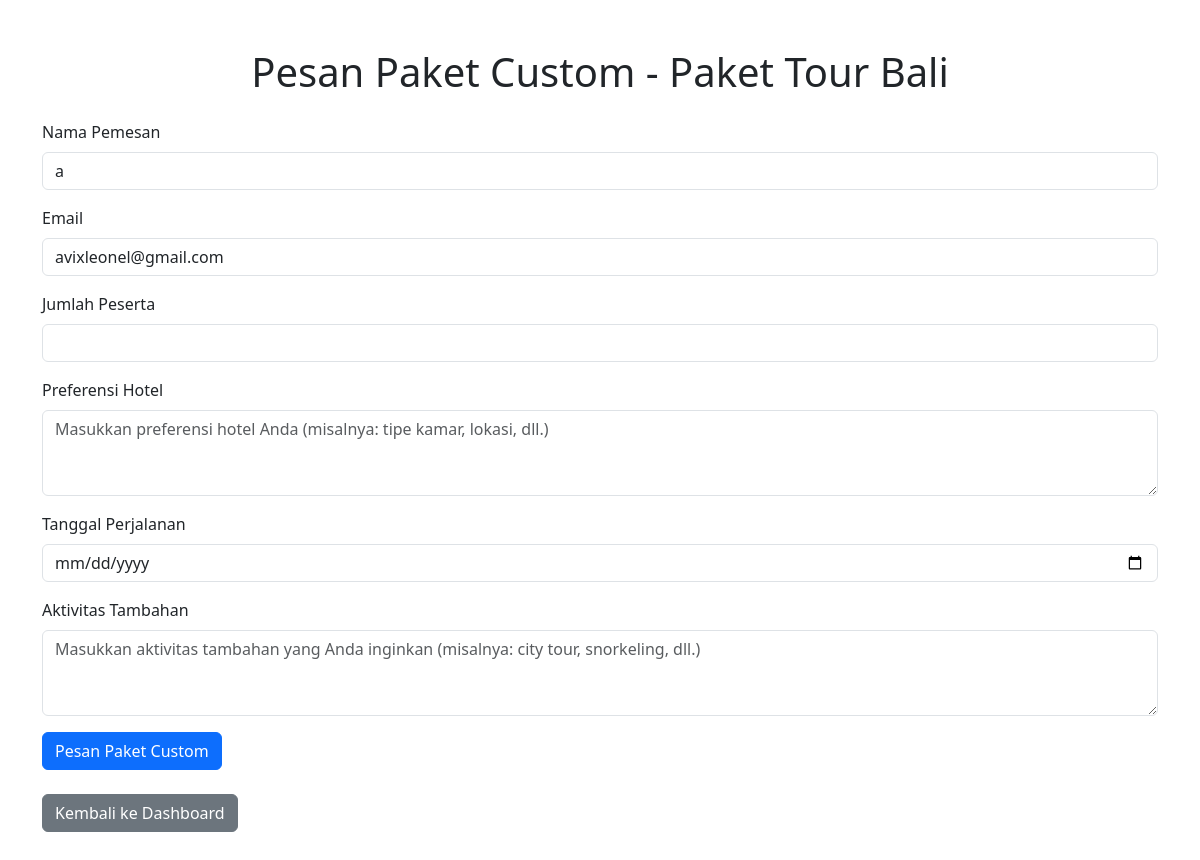
Page /user/custom_order.php?id_paket=67 (signed in) on the committed database.
### tables this page shows
CREATE TABLE `paket` (
  `id_paket` int(11) NOT NULL,
  `nama_paket` varchar(100) NOT NULL,
  `tujuan` varchar(150) NOT NULL,
  `durasi_hari` varchar(11) NOT NULL,
  `harga` varchar(45) NOT NULL,
  `status_paket` enum('Aktif','Nonaktif') NOT NULL,
  `deskripsi` text NOT NULL,
  `foto` varchar(250) DEFAULT NULL
);

CREATE TABLE `users` (
  `user_id` int(11) NOT NULL,
  `name` varchar(100) NOT NULL,
  `email` varchar(100) NOT NULL,
  `no_hp` varchar(15) DEFAULT NULL,
  `password` varchar(255) NOT NULL,
  `role` enum('user','admin') DEFAULT 'user',
  `reset_token` varchar(255) DEFAULT NULL
);

### user/custom_order.php (the view, shortened to what this page needs)
<?php
require_once '../backend/koneksi.php';
$user_id = $_SESSION['user_id'];
$user_sql = "SELECT name, email FROM users WHERE user_id = ?";
$user_stmt = $conn->prepare($user_sql);
$user_stmt->bind_param("i", $user_id);
$user_stmt->execute();
$user = $user_stmt->get_result()->fetch_assoc();
if (isset($_GET['id_paket']) && is_numeric($_GET['id_paket'])) {
    $id_paket = intval($_GET['id_paket']);
} else {
    die("Paket tidak ditemukan.");
}
$sql = "SELECT * FROM paket WHERE id_paket = ?";
$stmt = $conn->prepare($sql);
$stmt->bind_param("i", $id_paket);
$stmt->execute();
$paket = $stmt->get_result()->fetch_assoc();
?>
<!DOCTYPE html>
<html lang="en">
<head>
    <link href="https://cdn.jsdelivr.net/npm/bootstrap@5.3.3/dist/css/bootstrap.min.css" rel="stylesheet">
</head>
<body>
    <div class="container my-5">
        <h1 class="text-center mb-4">Pesan Paket Custom - <?= htmlspecialchars($paket['nama_paket']) ?></h1>
        <form action="custom_order.php?id_paket=<?= $id_paket ?>" method="POST">
            <div class="mb-3">
                <label for="nama_pemesan" class="form-label">Nama Pemesan</label>
                <input type="text" class="form-control" id="nama_pemesan" name="nama_pemesan" value="<?= htmlspecialchars($user['name']) ?>" readonly>
            </div>
            <div class="mb-3">
                <label for="email" class="form-label">Email</label>
                <input type="email" class="form-control" id="email" name="email" value="<?= htmlspecialchars($user['email']) ?>" readonly>
            </div>
            <div class="mb-3">
                <label for="jumlah_peserta" class="form-label">Jumlah Peserta</label>
                <input type="number" class="form-control" id="jumlah_peserta" name="jumlah_peserta" min="1" required>
            </div>
            <div class="mb-3">
                <label for="preferensi_hotel" class="form-label">Preferensi Hotel</label>
                <textarea class="form-control" id="preferensi_hotel" name="preferensi_hotel" rows="3" placeholder="Masukkan preferensi hotel Anda (misalnya: tipe kamar, lokasi, dll.)"></textarea>
            </div>
            <div class="mb-3">
                <label for="tanggal_perjalanan" class="form-label">Tanggal Perjalanan</label>
                <input type="date" class="form-control" id="tanggal_perjalanan" name="tanggal_perjalanan" required>
            </div>
            <div class="mb-3">
                <label for="aktivitas_tambahan" class="form-label">Aktivitas Tambahan</label>
                <textarea class="form-control" id="aktivitas_tambahan" name="aktivitas_tambahan" rows="3" placeholder="Masukkan aktivitas tambahan yang Anda inginkan (misalnya: city tour, snorkeling, dll.)"></textarea>
            </div>
            <button type="submit" class="btn btn-primary">Pesan Paket Custom</button>
        </form>
        <div class="mt-4">
            <a href="dashboard.php" class="btn btn-secondary">Kembali ke Dashboard</a>
        </div>
    </div>
</body>
</html>

### rows in the picture
paket: nama_paket "Paket Tour Bali"
users: nama_pemesan "a", email "avixleonel@gmail.com"
